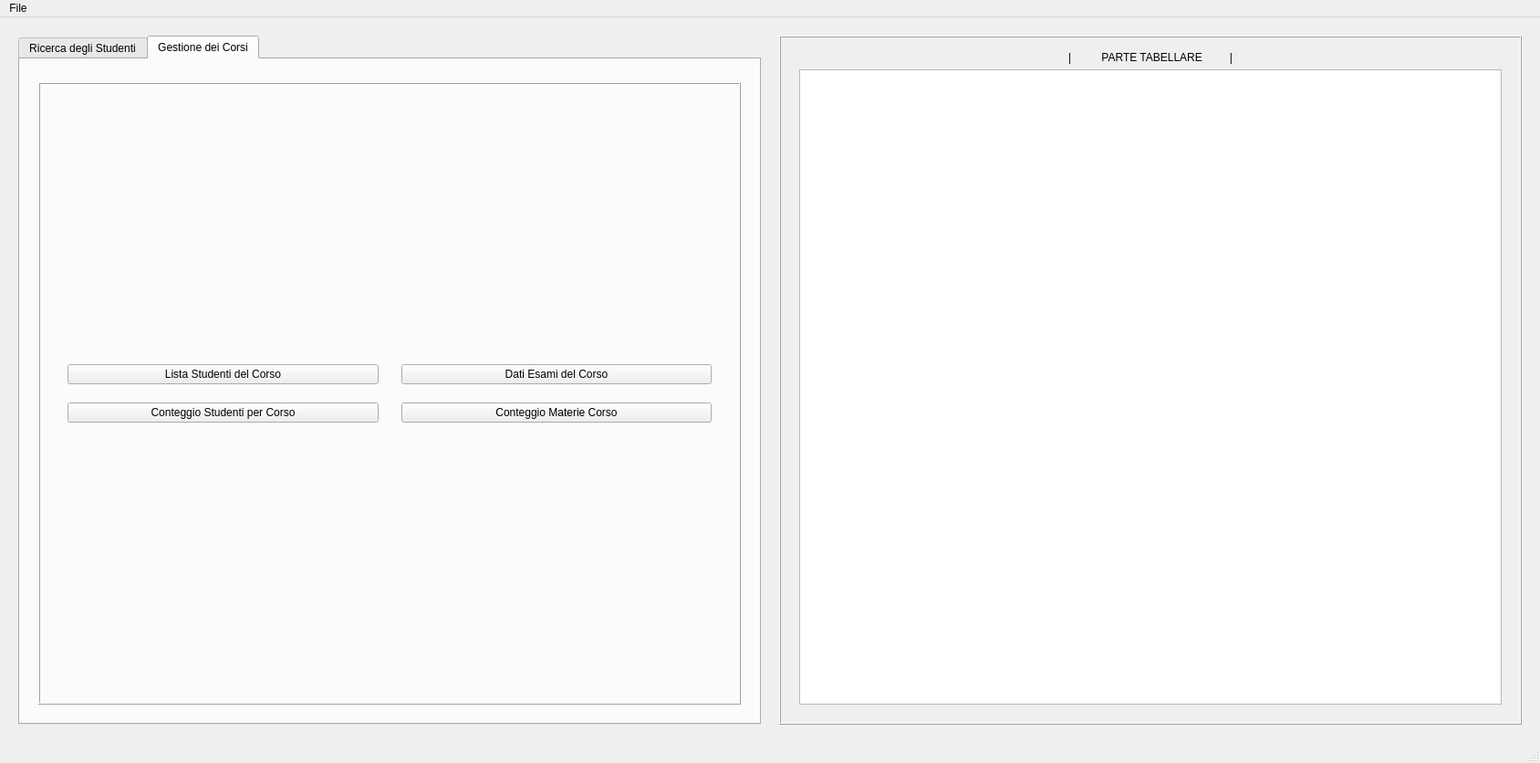
<?xml version="1.0" encoding="UTF-8"?>
<ui version="4.0">
 <class>MainWindow</class>
 <widget class="QMainWindow" name="MainWindow">
  <property name="geometry">
   <rect>
    <x>0</x>
    <y>0</y>
    <width>1688</width>
    <height>836</height>
   </rect>
  </property>
  <property name="windowTitle">
   <string> Sistema Gestione Studenti | Dashboard</string>
  </property>
  <property name="windowIcon">
   <iconset>
    <normaloff>.</normaloff>.</iconset>
  </property>
  <widget class="QWidget" name="centralwidget">
   <layout class="QHBoxLayout" name="horizontalLayout">
    <property name="spacing">
     <number>20</number>
    </property>
    <property name="leftMargin">
     <number>20</number>
    </property>
    <property name="topMargin">
     <number>20</number>
    </property>
    <property name="rightMargin">
     <number>20</number>
    </property>
    <property name="bottomMargin">
     <number>20</number>
    </property>
    <item>
     <widget class="QTabWidget" name="tabWidget">
      <property name="tabPosition">
       <enum>QTabWidget::TabPosition::North</enum>
      </property>
      <property name="tabShape">
       <enum>QTabWidget::TabShape::Rounded</enum>
      </property>
      <property name="currentIndex">
       <number>1</number>
      </property>
      <property name="iconSize">
       <size>
        <width>24</width>
        <height>24</height>
       </size>
      </property>
      <widget class="QWidget" name="tabRicerca">
       <attribute name="title">
        <string>Ricerca degli Studenti</string>
       </attribute>
       <layout class="QVBoxLayout" name="verticalLayout">
        <property name="leftMargin">
         <number>20</number>
        </property>
        <property name="topMargin">
         <number>25</number>
        </property>
        <property name="rightMargin">
         <number>20</number>
        </property>
        <property name="bottomMargin">
         <number>20</number>
        </property>
        <item>
         <widget class="QFrame" name="frameRicerca">
          <property name="frameShape">
           <enum>QFrame::Shape::Box</enum>
          </property>
          <property name="frameShadow">
           <enum>QFrame::Shadow::Raised</enum>
          </property>
          <layout class="QVBoxLayout" name="verticalLayout_4">
           <property name="spacing">
            <number>20</number>
           </property>
           <property name="leftMargin">
            <number>30</number>
           </property>
           <property name="topMargin">
            <number>25</number>
           </property>
           <property name="rightMargin">
            <number>30</number>
           </property>
           <property name="bottomMargin">
            <number>25</number>
           </property>
           <item>
            <layout class="QGridLayout" name="gridLayout">
             <property name="spacing">
              <number>20</number>
             </property>
             <item row="0" column="0">
              <widget class="QLabel" name="labelMatricola">
               <property name="text">
                <string> Matricola Studente:</string>
               </property>
              </widget>
             </item>
             <item row="1" column="1">
              <widget class="QLineEdit" name="lineEditCognome">
               <property name="placeholderText">
                <string>Inserisci il cognome...</string>
               </property>
              </widget>
             </item>
             <item row="2" column="1">
              <widget class="QLineEdit" name="lineEditMateria">
               <property name="placeholderText">
                <string>Inserisci il nome della materia...</string>
               </property>
              </widget>
             </item>
             <item row="2" column="0">
              <widget class="QLabel" name="labelMateria">
               <property name="text">
                <string>Materia di Studio:</string>
               </property>
              </widget>
             </item>
             <item row="0" column="1">
              <widget class="QLineEdit" name="lineEditMatricola">
               <property name="placeholderText">
                <string>Inserisci la matricola...</string>
               </property>
              </widget>
             </item>
             <item row="1" column="0">
              <widget class="QLabel" name="labelCognome">
               <property name="text">
                <string> Cognome Studente:</string>
               </property>
              </widget>
             </item>
             <item row="2" column="2">
              <widget class="QPushButton" name="btnCercaPerMateria">
               <property name="toolTip">
                <string>Trova studenti iscritti a materia specifica</string>
               </property>
               <property name="text">
                <string>Ricerca Materia</string>
               </property>
              </widget>
             </item>
             <item row="1" column="2">
              <widget class="QPushButton" name="btnCercaPerCognome">
               <property name="toolTip">
                <string>Trova studenti con cognome specifico</string>
               </property>
               <property name="text">
                <string>Ricerca Cognome</string>
               </property>
              </widget>
             </item>
             <item row="0" column="2">
              <widget class="QPushButton" name="btnCercaPerMatricola">
               <property name="toolTip">
                <string>Trova studente per matricola specifica</string>
               </property>
               <property name="text">
                <string>Ricerca Matricola</string>
               </property>
              </widget>
             </item>
            </layout>
           </item>
           <item>
            <widget class="QPushButton" name="btnAggiungiStudente">
             <property name="toolTip">
              <string>Registra un nuovo studente nel sistema</string>
             </property>
             <property name="text">
              <string>+Nuovo Studente</string>
             </property>
            </widget>
           </item>
          </layout>
         </widget>
        </item>
       </layout>
      </widget>
      <widget class="QWidget" name="tabGestioneCorsi">
       <attribute name="title">
        <string>Gestione dei Corsi</string>
       </attribute>
       <layout class="QVBoxLayout" name="verticalLayout_3">
        <property name="spacing">
         <number>25</number>
        </property>
        <property name="leftMargin">
         <number>20</number>
        </property>
        <property name="topMargin">
         <number>25</number>
        </property>
        <property name="rightMargin">
         <number>20</number>
        </property>
        <property name="bottomMargin">
         <number>20</number>
        </property>
        <item>
         <widget class="QFrame" name="frameCorsi">
          <property name="frameShape">
           <enum>QFrame::Shape::Box</enum>
          </property>
          <property name="frameShadow">
           <enum>QFrame::Shadow::Raised</enum>
          </property>
          <layout class="QVBoxLayout" name="verticalLayout_5">
           <property name="spacing">
            <number>25</number>
           </property>
           <property name="leftMargin">
            <number>30</number>
           </property>
           <property name="topMargin">
            <number>25</number>
           </property>
           <property name="rightMargin">
            <number>30</number>
           </property>
           <property name="bottomMargin">
            <number>25</number>
           </property>
           <item>
            <layout class="QGridLayout" name="gridLayout_2">
             <property name="horizontalSpacing">
              <number>25</number>
             </property>
             <property name="verticalSpacing">
              <number>20</number>
             </property>
             <item row="0" column="0">
              <widget class="QPushButton" name="btnListaStudentiCorso">
               <property name="toolTip">
                <string>Visualizza tutti gli studenti iscritti ad un corso</string>
               </property>
               <property name="text">
                <string>Lista Studenti del Corso</string>
               </property>
              </widget>
             </item>
             <item row="0" column="1">
              <widget class="QPushButton" name="btnDatiEsamiCorso">
               <property name="toolTip">
                <string>Mostra informazioni dettagliate sugli esami</string>
               </property>
               <property name="text">
                <string>Dati Esami del Corso</string>
               </property>
              </widget>
             </item>
             <item row="1" column="0">
              <widget class="QPushButton" name="btnConteggioStudentiPerCorso">
               <property name="toolTip">
                <string>Statistiche numeriche studenti per ogni corso</string>
               </property>
               <property name="text">
                <string>Conteggio Studenti per Corso</string>
               </property>
              </widget>
             </item>
             <item row="1" column="1">
              <widget class="QPushButton" name="btnConteggioMateriePerCorso">
               <property name="toolTip">
                <string>Numero di materie disponibili per corso</string>
               </property>
               <property name="text">
                <string>Conteggio Materie Corso</string>
               </property>
              </widget>
             </item>
            </layout>
           </item>
          </layout>
         </widget>
        </item>
       </layout>
      </widget>
     </widget>
    </item>
    <item>
     <widget class="QFrame" name="frameTabella">
      <property name="cursor">
       <cursorShape>ArrowCursor</cursorShape>
      </property>
      <property name="frameShape">
       <enum>QFrame::Shape::Box</enum>
      </property>
      <property name="frameShadow">
       <enum>QFrame::Shadow::Raised</enum>
      </property>
      <layout class="QGridLayout" name="gridLayout_3">
       <property name="leftMargin">
        <number>20</number>
       </property>
       <property name="topMargin">
        <number>15</number>
       </property>
       <property name="rightMargin">
        <number>20</number>
       </property>
       <property name="bottomMargin">
        <number>20</number>
       </property>
       <item row="0" column="0">
        <widget class="QLabel" name="labelTitoloTabella">
         <property name="enabled">
          <bool>true</bool>
         </property>
         <property name="baseSize">
          <size>
           <width>1</width>
           <height>20</height>
          </size>
         </property>
         <property name="styleSheet">
          <string notr="true">height: 20px;</string>
         </property>
         <property name="text">
          <string>|          PARTE TABELLARE         |</string>
         </property>
         <property name="alignment">
          <set>Qt::AlignmentFlag::AlignCenter</set>
         </property>
        </widget>
       </item>
       <item row="1" column="0">
        <widget class="QTableView" name="vistaTabella">
         <property name="editTriggers">
          <set>QAbstractItemView::EditTrigger::NoEditTriggers</set>
         </property>
         <property name="alternatingRowColors">
          <bool>true</bool>
         </property>
         <property name="selectionBehavior">
          <enum>QAbstractItemView::SelectionBehavior::SelectRows</enum>
         </property>
         <property name="gridStyle">
          <enum>Qt::PenStyle::SolidLine</enum>
         </property>
         <property name="sortingEnabled">
          <bool>false</bool>
         </property>
        </widget>
       </item>
      </layout>
     </widget>
    </item>
   </layout>
  </widget>
  <widget class="QMenuBar" name="menubar">
   <property name="geometry">
    <rect>
     <x>0</x>
     <y>0</y>
     <width>1688</width>
     <height>21</height>
    </rect>
   </property>
   <property name="acceptDrops">
    <bool>true</bool>
   </property>
   <widget class="QMenu" name="menuFile">
    <property name="title">
     <string>File</string>
    </property>
    <addaction name="actionCaricaCSV"/>
    <addaction name="actionSalvaCSV"/>
    <addaction name="separator"/>
    <addaction name="actionEsci"/>
   </widget>
   <addaction name="menuFile"/>
  </widget>
  <widget class="QStatusBar" name="statusbar">
   <property name="toolTip">
    <string>Stato del sistema</string>
   </property>
  </widget>
  <action name="actionCaricaCSV">
   <property name="text">
    <string>Carica CSV (obbligatorio)</string>
   </property>
   <property name="toolTip">
    <string>Carica dati da file CSV</string>
   </property>
   <property name="shortcut">
    <string>Ctrl+O</string>
   </property>
  </action>
  <action name="actionSalvaCSV">
   <property name="text">
    <string>Salva file CSV</string>
   </property>
   <property name="toolTip">
    <string>Salva dati su file CSV</string>
   </property>
   <property name="shortcut">
    <string>Ctrl+S</string>
   </property>
  </action>
  <action name="actionEsci">
   <property name="text">
    <string> Esci</string>
   </property>
   <property name="toolTip">
    <string>Chiudi l'applicazione</string>
   </property>
   <property name="shortcut">
    <string>Ctrl+Q</string>
   </property>
  </action>
  <action name="actionPulisciTabella">
   <property name="text">
    <string>Clear</string>
   </property>
   <property name="toolTip">
    <string>Svuota la tabella dei risultati</string>
   </property>
   <property name="shortcut">
    <string>Ctrl+L</string>
   </property>
  </action>
  <action name="actionInfo">
   <property name="text">
    <string>Informazioni Sistema</string>
   </property>
   <property name="toolTip">
    <string>Informazioni sul sistema</string>
   </property>
   <property name="shortcut">
    <string>F1</string>
   </property>
  </action>
 </widget>
 <resources/>
 <connections>
  <connection>
   <sender>actionEsci</sender>
   <signal>triggered()</signal>
   <receiver>MainWindow</receiver>
   <slot>close()</slot>
   <hints>
    <hint type="sourcelabel">
     <x>-1</x>
     <y>-1</y>
    </hint>
    <hint type="destinationlabel">
     <x>699</x>
     <y>449</y>
    </hint>
   </hints>
  </connection>
 </connections>
</ui>
